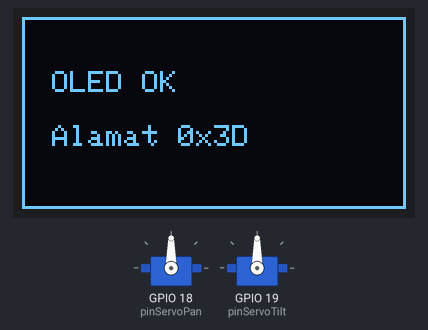
Bench run of a sketch on a simulated ESP32. Shown: 128×64 one-colour display, 2 × servo. What the sketch prints to the serial monitor is not drawn.

Above: at 1.1 s.
At 2.74 s:
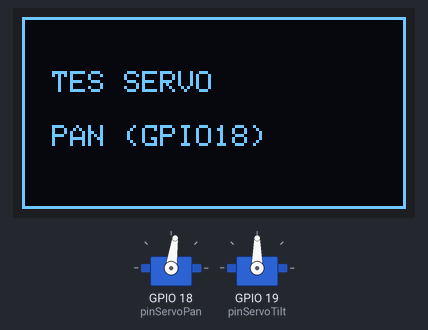
At 9.0 s:
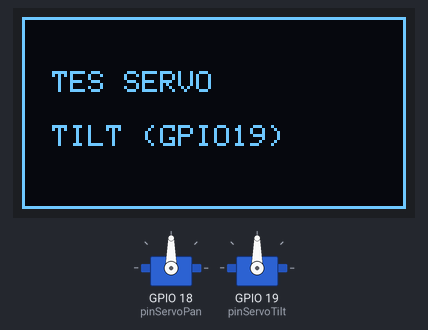
At 9.8 s:
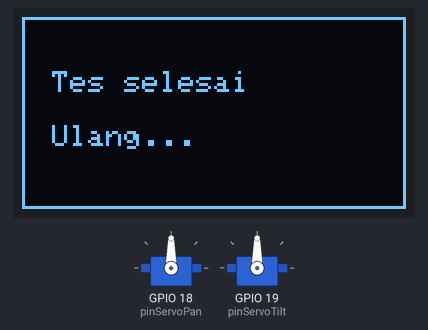
Timing chart, 0 to 40.0 s (numbered marks = the images above):
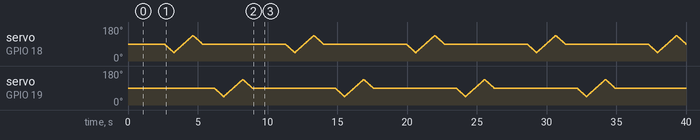

Measured:
- what the display in image 0 shows lasts 1.5 s, from 1.1 s to 2.6 s

The sketch:

tes_hardware.ino
```cpp
/*
  tes_hardware.ino
  Diagnosis hardware ESP32-WROOM-32: OLED SSD1306 + 2 servo.

  Yang dilakukan:
    1. Scan I2C (SDA=GPIO21, SCL=GPIO22) dan cetak alamat yang ditemukan
    2. Kalau OLED ketemu (0x3C / 0x3D): tampilkan teks + bingkai di layar
    3. Sapu servo Pan (GPIO18) lalu Tilt (GPIO19): 90 -> 45 -> 135 -> 90
    Semua hasil dicetak ke Serial Monitor (115200 baud).

  Library: Adafruit SSD1306, Adafruit GFX Library, ESP32Servo
  Board  : esp32:esp32:esp32
*/

#include <Wire.h>
#include <Adafruit_GFX.h>
#include <Adafruit_SSD1306.h>
#include <ESP32Servo.h>

#define SDA_PIN 21
#define SCL_PIN 22

const int pinServoPan  = 18;
const int pinServoTilt = 19;

Adafruit_SSD1306 display(128, 64, &Wire, -1);
Servo servoPan;
Servo servoTilt;

uint8_t alamatOled = 0;   // 0 = OLED belum ditemukan

void scanI2C() {
  Serial.println("Scan I2C (SDA=21, SCL=22)...");
  int jumlah = 0;
  for (uint8_t a = 1; a < 127; a++) {
    Wire.beginTransmission(a);
    if (Wire.endTransmission() == 0) {
      Serial.printf("  Ditemukan perangkat di 0x%02X\n", a);
      if (a == 0x3C || a == 0x3D) alamatOled = a;
      jumlah++;
    }
  }
  if (jumlah == 0) {
    Serial.println("  TIDAK ADA perangkat I2C. Cek SDA/SCL/VCC(3V3)/GND OLED.");
  }
}

void tampil(const char *baris1, const char *baris2) {
  if (!alamatOled) return;
  display.clearDisplay();
  display.drawRect(0, 0, 128, 64, SSD1306_WHITE);
  display.setTextSize(1);
  display.setTextColor(SSD1306_WHITE);
  display.setCursor(10, 18);
  display.print(baris1);
  display.setCursor(10, 36);
  display.print(baris2);
  display.display();
}

void sapu(Servo &servo, const char *nama) {
  Serial.printf("Tes servo %s: 90 -> 45 -> 135 -> 90\n", nama);
  tampil("TES SERVO", nama);
  for (int s = 90; s >= 45; s--)  { servo.write(s); delay(15); }
  for (int s = 45; s <= 135; s++) { servo.write(s); delay(15); }
  for (int s = 135; s >= 90; s--) { servo.write(s); delay(15); }
}

void setup() {
  Serial.begin(115200);
  delay(1000);
  Serial.println();
  Serial.println("=== TES HARDWARE ESP32 ===");

  Wire.begin(SDA_PIN, SCL_PIN);
  scanI2C();

  if (alamatOled) {
    if (display.begin(SSD1306_SWITCHCAPVCC, alamatOled)) {
      Serial.printf("OLED siap di 0x%02X\n", alamatOled);
      char alamatTeks[20];
      snprintf(alamatTeks, sizeof(alamatTeks), "Alamat 0x%02X", alamatOled);
      tampil("OLED OK", alamatTeks);
    } else {
      Serial.println("display.begin() gagal.");
      alamatOled = 0;
    }
  } else {
    Serial.println("OLED tidak ditemukan di 0x3C maupun 0x3D.");
  }

  servoPan.attach(pinServoPan, 500, 2400);
  servoTilt.attach(pinServoTilt, 500, 2400);
  servoPan.write(90);
  servoTilt.write(90);
  delay(1500);
}

void loop() {
  sapu(servoPan, "PAN (GPIO18)");
  delay(800);
  sapu(servoTilt, "TILT (GPIO19)");
  delay(800);
  tampil("Tes selesai", "Ulang...");
  Serial.println("--- ulang ---");
  delay(1500);
}
```
